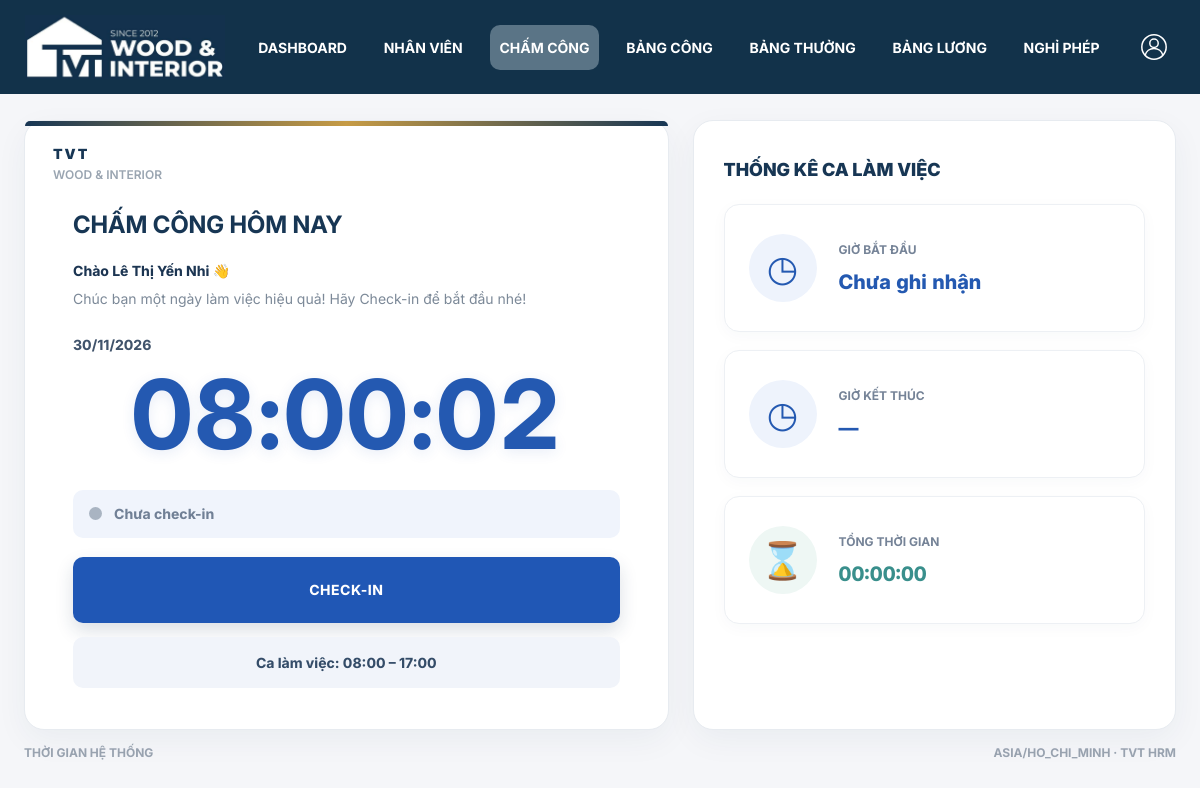
The page /bang_cong/cham-cong/ (signed in) on the database its author committed.
### nhan_vien/models.py (models this page shows, shortened)
class Employee(models.Model):
    GENDER_CHOICES = [('Nam', 'Nam'), ('Nữ', 'Nữ')]
    EMPLOYMENT_STATUS_CHOICES = [
        ('Đang làm việc', 'Đang làm việc'),
        ('Tạm nghỉ', 'Tạm nghỉ'),
        ('Đã nghỉ việc', 'Đã nghỉ việc'),
    ]
    code = models.CharField('Mã nhân viên', max_length=25, unique=True)
    full_name = models.CharField('Họ tên', max_length=255)
    user = models.OneToOneField(settings.AUTH_USER_MODEL, on_delete=models.PROTECT,
                               related_name='employee', verbose_name='Tài khoản')
    department = models.ForeignKey(Department, on_delete=models.PROTECT, verbose_name='Phòng ban')
    position = models.ForeignKey('Position', null=True, blank=True, on_delete=models.SET_NULL,
                                 related_name='employees', verbose_name='Chức vụ')
    avatar = models.FileField('Ảnh đại diện', upload_to='employees/avatars/', blank=True,
                              validators=[FileExtensionValidator(['jpg', 'jpeg', 'png', 'webp'])])
    national_id = models.CharField('CCCD', max_length=12, null=True, blank=True, unique=True)
    gender = models.CharField('Giới tính', max_length=10, choices=GENDER_CHOICES, blank=True)
    date_of_birth = models.DateField('Ngày sinh', null=True, blank=True)
    phone = models.CharField('Số điện thoại', max_length=15, null=True, blank=True, unique=True)
    address = models.CharField('Địa chỉ', max_length=255, blank=True)
    hire_date = models.DateField('Ngày vào làm')
    base_salary = models.DecimalField('Lương cơ bản', max_digits=16, decimal_places=2,
                                     validators=[MinValueValidator(0)])
    payroll_settings = models.JSONField('Thiết lập tính lương dùng chung', null=True, blank=True, default=None)
    is_active = models.BooleanField('Đang làm việc', default=True)
    employment_status = models.CharField('Trạng thái nhân viên', max_length=30,
                                         choices=EMPLOYMENT_STATUS_CHOICES,
                                         default='Đang làm việc')
    class Meta:
        ordering = ['code']
        db_table = 'Ho_so_ca_nhan'

### bang_luong/models.py (models this page shows, shortened)
class PayrollPeriod(models.Model):
    thang = models.PositiveSmallIntegerField(validators=[MinValueValidator(1), MaxValueValidator(12)])
    nam = models.PositiveSmallIntegerField(validators=[MinValueValidator(2000), MaxValueValidator(2100)])
    trang_thai = models.CharField(max_length=10, default='pending',
        choices=[('pending', 'Chờ duyệt'), ('approved', 'Đã duyệt')])
    phien_ban = models.PositiveIntegerField(default=1)
    ds_nhan_vien = models.JSONField(default=list, blank=True)
    nguoi_duyet = models.ForeignKey(settings.AUTH_USER_MODEL, null=True, blank=True,
        on_delete=models.PROTECT, related_name='approved_attendance_months')
    ngay_duyet = models.DateTimeField(null=True, blank=True)
    can_cu_cong = models.JSONField(default=dict, blank=True, editable=False)
    status = models.CharField(max_length=10, default='pending',
                              choices=[('pending', 'Chờ duyệt'), ('approved', 'Đã duyệt'), ('paid', 'Đã chi trả')])
    attendance_revision = models.PositiveIntegerField(default=0)
    approved_by = models.ForeignKey(settings.AUTH_USER_MODEL, null=True, blank=True, on_delete=models.PROTECT,
                                    related_name='approved_payrolls')
    approved_at = models.DateTimeField(null=True, blank=True)
    paid_by = models.ForeignKey(settings.AUTH_USER_MODEL, null=True, blank=True, on_delete=models.PROTECT,
                                related_name='paid_payrolls')
    paid_at = models.DateTimeField(null=True, blank=True)
    payment_evidence = models.TextField(blank=True)
    class Meta:
        constraints = [models.UniqueConstraint(fields=['nam', 'thang'], name='unique_salary_month')]
        ordering = ['-nam', '-thang']
    def _gio_ca(self, truong, mac_dinh):
        return time.fromisoformat(self.can_cu_cong.get(truong, mac_dinh))
    gio_bat_dau = property(lambda s: s._gio_ca('gio_bat_dau', '08:00'),
                          lambda s, v: s._luu_gio_ca('gio_bat_dau', v))
    bat_dau_nghi_trua = property(lambda s: s._gio_ca('bat_dau_nghi_trua', '12:00'),
                                lambda s, v: s._luu_gio_ca('bat_dau_nghi_trua', v))
    ket_thuc_nghi_trua = property(lambda s: s._gio_ca('ket_thuc_nghi_trua', '13:00'),
                                 lambda s, v: s._luu_gio_ca('ket_thuc_nghi_trua', v))
    gio_ket_thuc = property(lambda s: s._gio_ca('gio_ket_thuc', '17:00'),
                           lambda s, v: s._luu_gio_ca('gio_ket_thuc', v))
    gio_chuan = property(lambda s: Decimal(s.can_cu_cong.get('gio_chuan', '8')),
                        lambda s, v: s._luu_gio_ca('gio_chuan', v))
    lich_luu_tru = property(lambda s: s.can_cu_cong.get('lich', {}),
                           lambda s, v: setattr(s, 'can_cu_cong', {**s.can_cu_cong, 'lich': v}))
    @property
    def employee_approvals(self):
        from bang_cong.models import ChotBangCong
        return ChotBangCong.objects.filter(tong_hop__ky_cong=self)
    def clean(self):
        if not self.gio_bat_dau < self.bat_dau_nghi_trua < self.ket_thuc_nghi_trua < self.gio_ket_thuc:
            raise ValidationError('Thứ tự giờ làm/nghỉ trưa không hợp lệ.')
        if self.gio_chuan <= 0:
            raise ValidationError('Giờ chuẩn phải lớn hơn 0.')

### bang_cong/clock_views.py (the view, shortened to what this page needs)
# urls.py: path('cham-cong/', clock_views.cham_cong_hom_nay, name='cham-cong'),
@login_required
@require_http_methods(['GET', 'POST'])
def cham_cong_hom_nay(request):
    nhan_vien = Employee.objects.filter(user=request.user, is_active=True).first()
    if not nhan_vien:
        raise PermissionDenied('Tài khoản chưa liên kết nhân viên đang làm việc.')
    hien_tai = timezone.localtime().replace(microsecond=0)
    hom_nay = hien_tai.date()
    ban_ghi = ChamCong.objects.filter(nhan_vien=nhan_vien, ngay=hom_nay).first()
    ke_hoach = xem_lich_cham_cong(hom_nay)
    ky_cong, lich_ngay = ke_hoach['period'], ke_hoach['day']
    da_khoa = ky_cong_da_khoa(ky_cong, nhan_vien.pk, hom_nay) if ky_cong and ky_cong.pk else False
    duoc_cham_cong = bool(
        not ke_hoach['error'] and ky_cong and not da_khoa
        and lich_ngay and lich_ngay.loai_ngay == 'work' and nhan_vien.hire_date <= hom_nay
    )
    dang_trong_ca = bool(ban_ghi and ban_ghi.gio_vao and not ban_ghi.gio_ra)
    trang_thai_trang = 'done' if ban_ghi and ban_ghi.gio_ra else (
        'checkout' if ban_ghi and ban_ghi.gio_vao else 'checkin')
    thanh_cong = request.session.pop('clock_success', {})
    if not ban_ghi or thanh_cong.get('record') != ban_ghi.pk:
        thanh_cong = {}
    so_gio, tong_gio_vao_ra = _calculate_work_hours(ban_ghi, hien_tai, ky_cong)
    so_phut = int(so_gio * 60)
    return render(request, 'attendance/checkin.html', {
        'employee': nhan_vien, 'record': ban_ghi, 'today_record': ban_ghi,
        'period': ky_cong, 'now': hien_tai, 'today': hom_nay,
        'success': thanh_cong.get('action'), 'page_state': trang_thai_trang,
        'can_check_in': duoc_cham_cong and ban_ghi is None,
        'can_check_out': duoc_cham_cong and dang_trong_ca,
        'locked': da_khoa, 'is_late': bool(ban_ghi and ban_ghi.so_phut_tre),
        'schedule_error': ke_hoach['error'], 'elapsed_hours': tong_gio_vao_ra,
        'duration': f'{so_phut // 60:02}:{so_phut % 60:02}',
    })

### templates/attendance/checkin.html (shortened to what this page needs)
{% extends 'base.html' %}
{% load static %}
{% block extra_head %}<link rel="stylesheet" href="{% static 'attendance/checkin.css' %}?v=20261111-all-accounts">{% endblock %}
{% block content %}
<section class="tvt-checkin-page">
  {% if not employee %}
    <div class="tvt-attendance-card tvt-empty-state"><div class="tvt-card-mark">TVT</div><h2>Chưa liên kết hồ sơ nhân viên</h2><p>Vui lòng liên hệ bộ phận nhân sự để liên kết tài khoản với hồ sơ TVT.</p></div>
  {% else %}
    <div class="tvt-checkin-layout">
      <section class="tvt-checkin-main">
        <div class="tvt-card-mark">TVT <span>WOOD &amp; INTERIOR</span></div>
        {% if page_state == 'done' %}
          <h1 class="tvt-main-title">CHECK-OUT THÀNH CÔNG</h1>
          <p class="tvt-greeting">Cảm ơn {{ employee.full_name }} đã làm việc hết mình hôm nay! 💚</p>
          <p class="tvt-encouragement">Hẹn gặp lại bạn vào ngày mai.</p>
          <div class="tvt-day-date">{{ today|date:'d/m/Y' }}</div>
          <div class="tvt-clock" data-clock>--:--:--</div>
          <div class="tvt-status-strip tvt-status-complete"><span></span>Đã hoàn thành ca làm việc</div>
          <button class="tvt-punch-button tvt-complete-button" type="button" disabled>Đã Check-out</button>
        {% else %}
          <h1 class="tvt-main-title">CHẤM CÔNG HÔM NAY</h1>
          <p class="tvt-greeting">Chào {{ employee.full_name }} 👋</p>
          <p class="tvt-encouragement">Chúc bạn một ngày làm việc hiệu quả! Hãy Check-in để bắt đầu nhé!</p>
          <div class="tvt-day-date">{{ today|date:'d/m/Y' }}</div>
          <div class="tvt-clock" data-clock>--:--:--</div>
          <div class="tvt-status-strip tvt-status-idle"><span></span>Chưa check-in</div>
          {% if can_check_in %}<form method="post" action="{% url 'bang_cong:cham-cong' %}" class="tvt-punch-form">{% csrf_token %}<button class="tvt-punch-button tvt-checkin-button" name="action" value="in" type="submit">CHECK-IN</button></form>{% else %}<button class="tvt-punch-button tvt-complete-button" type="button" disabled>CHECK-IN</button>{% endif %}
          <div class="tvt-shift-caption">Ca làm việc: {% if period %}{{ period.gio_bat_dau|time:'H:i' }} – {{ period.gio_ket_thuc|time:'H:i' }}{% else %}Chưa thiết lập{% endif %}</div>
        {% endif %}
      </section>
      <aside class="tvt-checkin-stats">
        <h2>{% if page_state == 'done' %}TỔNG KẾT HÔM NAY{% else %}THỐNG KÊ CA LÀM VIỆC{% endif %}</h2>
        <article class="tvt-stat-card"><span class="tvt-stat-icon" aria-hidden="true">◷</span><div><small>GIỜ BẮT ĐẦU</small><strong>{% if today_record.gio_vao %}{{ today_record.gio_vao|time:'H:i:s' }}{% else %}Chưa ghi nhận{% endif %}</strong></div></article>
        <article class="tvt-stat-card"><span class="tvt-stat-icon" aria-hidden="true">◷</span><div><small>GIỜ KẾT THÚC</small><strong>{% if today_record.gio_ra %}{{ today_record.gio_ra|time:'H:i:s' }}{% else %}—{% endif %}</strong></div></article>
        <article class="tvt-stat-card tvt-stat-total"><span class="tvt-stat-icon" aria-hidden="true">⌛</span><div><small>TỔNG THỜI GIAN</small><strong>{% if today_record.gio_ra %}{{ elapsed_hours|floatformat:2 }} giờ{% elif today_record.gio_vao %}<span data-elapsed data-checkin="{{ today_record.gio_vao|time:'H:i:s' }}">00:00:00</span>{% else %}00:00:00{% endif %}</strong></div></article>
      </aside>
    </div>
  {% endif %}
  <div class="tvt-checkin-footnote"><span>THỜI GIAN HỆ THỐNG</span><span>ASIA/HO_CHI_MINH · TVT HRM</span></div>
</section>
{% endblock %}

### rows shown on the page
Employee: full_name "Lê Thị Yến Nhi"
PayrollPeriod: gio_bat_dau "08:00", gio_ket_thuc "17:00"

### other values the page prints
{{ today|date:'d/m/Y' }} "30/11/2026"
